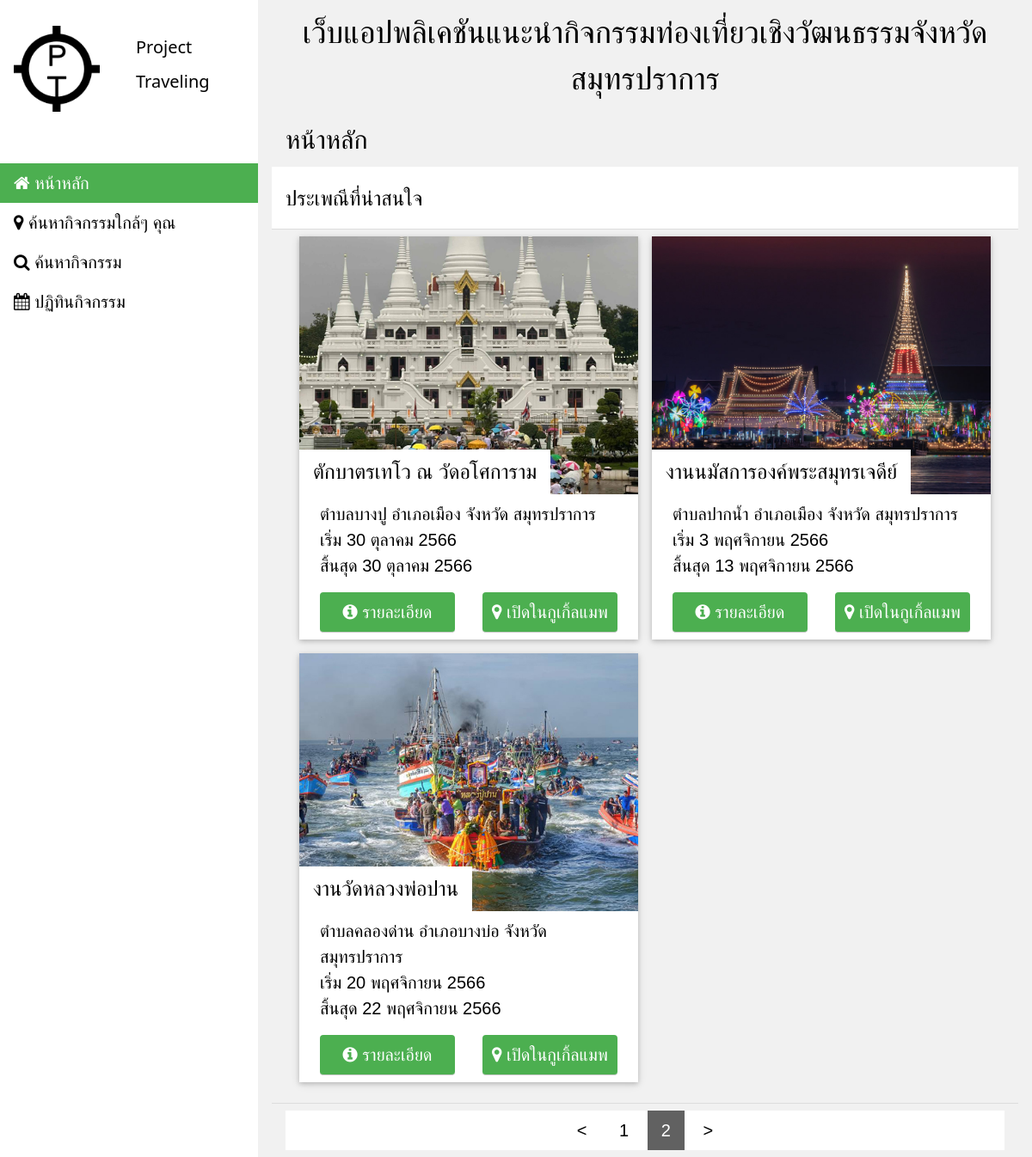
Page /travel_fe/index.php?page_number=1 on the earlier database version.
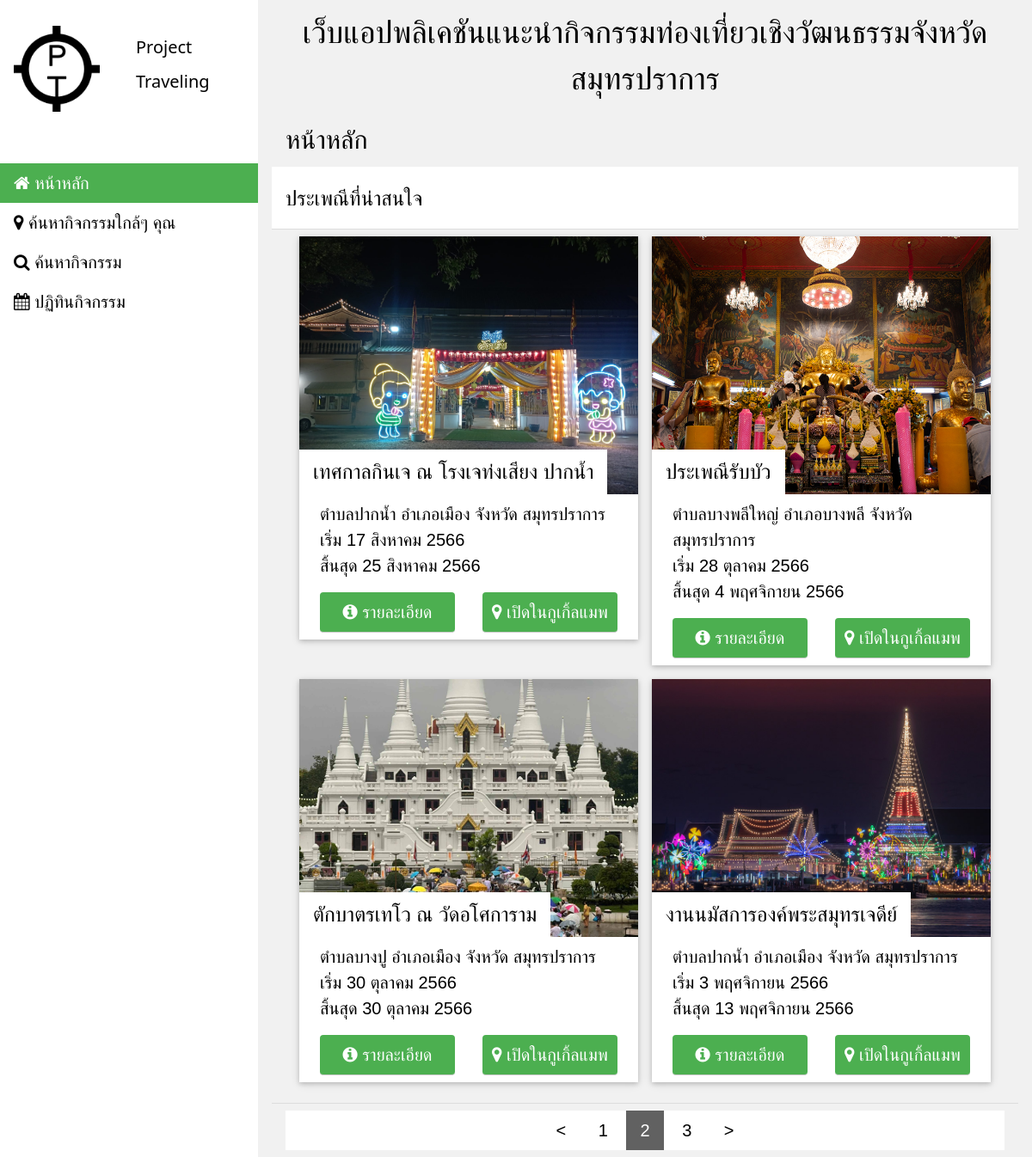
Same page on the later database version.
### tables this page shows
CREATE TABLE `table_event` (
  `ev_id` int(11) UNSIGNED NOT NULL,
  `ev_name` text NOT NULL,
  `ev_desc` longtext NOT NULL,
  `ev_date_beg` date NOT NULL,
  `ev_date_end` date NOT NULL,
  `ev_day_beg` tinyint(3) UNSIGNED NOT NULL,
  `ev_month_beg` tinyint(3) UNSIGNED NOT NULL,
  `ev_day_end` tinyint(3) UNSIGNED NOT NULL,
  `ev_month_end` tinyint(3) UNSIGNED NOT NULL,
  `ev_day_type` enum('sun','moon') NOT NULL DEFAULT 'sun',
  `ev_img_list` text NOT NULL,
  `ev_ref_place_id` int(11) UNSIGNED NOT NULL,
  `ev_origin` int(11) UNSIGNED NOT NULL
);

CREATE TABLE `table_local` (
  `lc_id` int(11) NOT NULL,
  `lc_tumbol` tinytext NOT NULL,
  `lc_province` tinytext NOT NULL,
  `lc_amphoe` tinytext NOT NULL
);

### travel_fe/date_helper.php (called while the page is built, shortened)
<?php
function dateThai($strDate){
	$strYear = date("Y",strtotime($strDate)) + 543;
	$strMonth = date("n",strtotime($strDate)) - 1;
	$strDay = date("j",strtotime($strDate));
	$MONTH_ENUM_THAI = [
	"มกราคม",
	"กุมภาพันธ์",
	"มีนาคม",
	"เมษายน",
	"พฤษภาคม",
	"มิถุนายน",
	"กรกฏาคม",
	"สิงหาคม",
	"กันยายน",
	"ตุลาคม",
	"พฤศจิกายน",
	"ธันวาคม"
];
	$strMonthTxt = $MONTH_ENUM_THAI[$strMonth];
	return "$strDay $strMonthTxt $strYear";
}
?>

### travel_fe/homepage/index.php (the view, shortened to what this page needs)
<?php
$page_number = 0;
$show_count = 4;
if(isset($_GET["page_number"])){
  $page_number = $_GET["page_number"];
}
$clen = $conn->query("SELECT Count(*) As CountRes FROM table_event INNER JOIN table_place ON pl_id = ev_ref_place_id WHERE DATE(ev_date_beg) >= NOW()")->fetch_all(MYSQLI_ASSOC)[0]["CountRes"];
$clen_padded = ceil($clen / $show_count);
$page_num_prev = max($page_number - 1,0);
$page_num_next = min($page_number + 1,$clen_padded - 1);
$stmt = $conn->prepare("SELECT * FROM table_event  INNER JOIN table_place ON pl_id = ev_ref_place_id INNER JOIN table_local ON lc_id = pl_amphoe WHERE DATE(ev_date_beg) >= NOW() OR NOW() BETWEEN DATE(ev_date_beg) AND DATE(ev_date_end) ORDER BY ev_date_beg ASC LIMIT ?,?");
$real_page_number = $page_number * $show_count;
$stmt->bind_param("ii",$real_page_number,$show_count);
$stmt->execute();
$result1 = $stmt->get_result();
$google_map_ext_url = "https://www.google.com/maps/place/";
?>
<div class="">
  <div class="w3-container">
    <h2>หน้าหลัก</h2>
  </div>
  <ul class="w3-ul" id="dom_main_ul">
    <?php if($result1 && $result1->num_rows > 0){?>
      <li class="w3-white">
        <h3> ประเพณีที่น่าสนใจ </h3>
      </li>
      <li>
        <div class="w3-row-padding" >
          <?php
          while($rows = $result1->fetch_assoc()){
            $t_id = $rows["ev_id"];
            $t_name = $rows["ev_name"];
            $t_img = explode(",",$rows["ev_img_list"])[0];
            $t_sdate = $rows["ev_date_beg"];
            $t_edate = $rows["ev_date_end"];
            $pl_geo_lat = $rows["pl_geo_lat"];
            $pl_geo_lon = $rows["pl_geo_lon"];
            $lc_named  = namedAuthorized($rows["lc_province"],$rows["lc_amphoe"],$rows["lc_tumbol"]);
            ?>
            <div class="w3-half w3-content w3-margin-bottom w3-animate-left" >
              <div class="w3-card w3-text-white w3-black">
              <div class="w3-display-container w3-text-right w3-tooltip">
                  <img src="<?=$t_img;?>" style="width:100%; height:300px; object-fit: cover;" class="">
                  <div class="w3-xlarge w3-display-bottomleft w3-padding w3-white" style="white-space:nowrap; text-overflow: ellipsis; overflow:hidden;">
                    <?=$t_name;?>
                  </div>
              </div>
              <div class="w3-display-container w3-white w3-text">
                    <div class="w3-row-padding">
                       <div class="w3-full w3-padding">
                        <?=$lc_named;?> <br>
                        เริ่ม <?=dateThai($t_sdate);?> <br>
                        สิ้นสุด <?=dateThai($t_edate);?> <br>
                      </div>
                      <div class="w3-half w3-padding">
                        <a href="./index.php?pageName=article&articleid=<?=$t_id;?>" class="w3-input w3-button w3-green w3-round">
                          <i class="fa fa-info-circle"></i>
                          รายละเอียด
                        </a>
                      </div>
                      <div class="w3-half w3-padding">
                        <a href="<?=$google_map_ext_url.$pl_geo_lat.",".$pl_geo_lon?>" class="w3-input w3-button w3-green w3-round" target="new">
                          <i class="fa fa-map-marker"></i>
                          เปิดในกูเกิ้ลแมพ
                        </a>
                      </div>
                    </div>
                  </div>
              </div>
            </div>
            <?php
          }
          ?>
        </div>
      </li>
    <?php }?>
    <li>
      <div class="w3-bar w3-white w3-center">
        <a href="./index.php?page_number=<?=$page_num_prev;?>" class="w3-button"> &lt; </a>
        <?php
        for ($i = 0 ; $i < $clen_padded ; $i++)
        {
         ?>
         <a href="./index.php?page_number=<?=$i;?>" class="w3-button <?php if($i == $page_number)echo "w3-dark-grey";?>"> <?=$i + 1;?></a>
         <?php
       }
       ?>
       <a href="./index.php?page_number=<?=$page_num_next;?>" class="w3-button"> &gt; </a>
     </div>
   </li>
 </ul>
</div>

Differences in the rows shown:
no longer on this page (row unchanged): table_event: ev_img_list (picture), ev_name "งานวัดหลวงพ่อปาน", table_local.lc_province+lc_amphoe+lc_tumbol "ตำบลคลองด่าน อำเภอบางบ่อ จังหวัด สมุทรปราการ", ev_date_beg "20 พฤศจิกายน 2566", ev_date_end "22 พฤศจิกายน 2566"
added table_event: ev_img_list (picture), ev_name "เทศกาลกินเจ ณ โรงเจท่งเสียง ปากน้ำ", table_local.lc_province+lc_amphoe+lc_tumbol "ตำบลปากน้ำ อำเภอเมือง จังหวัด สมุทรปราการ", ev_date_beg "17 สิงหาคม 2566", ev_date_end "25 สิงหาคม 2566"
now on this page (row unchanged): table_event: ev_img_list (picture), ev_name "ประเพณีรับบัว", table_local.lc_province+lc_amphoe+lc_tumbol "ตำบลบางพลีใหญ่ อำเภอบางพลี จังหวัด สมุทรปราการ", ev_date_beg "28 ตุลาคม 2566", ev_date_end "4 พฤศจิกายน 2566"
Other differences:
new list line: "3"
